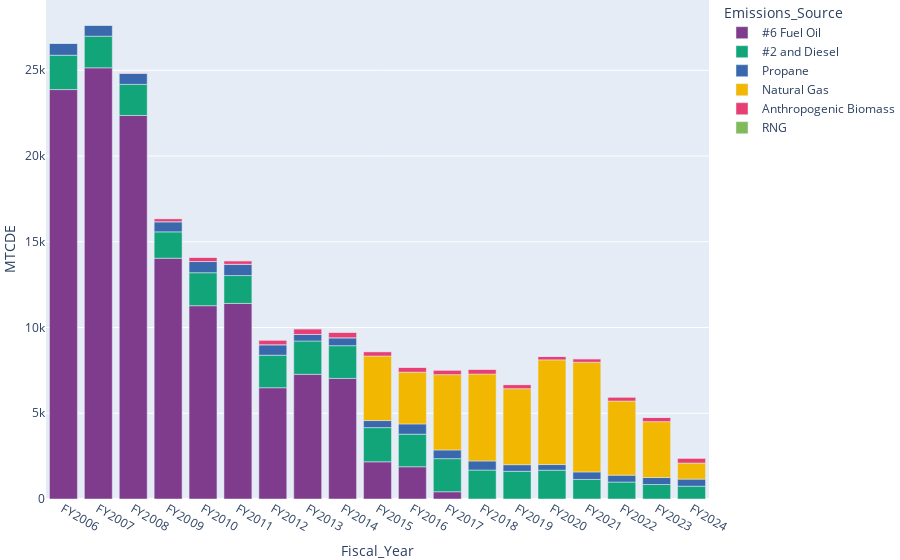

Notebook source saved alongside this figure:
### Code cell
fig= px.bar(scope1a, x= "Fiscal_Year",y="MTCDE", color= "Emissions_Source",color_discrete_sequence= px.colors.qualitative.Bold)
fig.update_layout(margin=dict(l=10, r=10, t=0, b=0))
fig.show()

### Figure 1 — Plotly figure (JSON) as saved in the notebook; plotly's stock layout.template omitted (floating-point values rounded to 4 significant figures)
{"data": [{"alignmentgroup": "True", "hovertemplate": "Emissions_Source=#6 Fuel Oil<br>Fiscal_Year=%{x}<br>MTCDE=%{y}<extra></extra>", "legendgroup": "#6 Fuel Oil", "marker": {"color": "rgb(127, 60, 141)", "pattern": {"shape": ""}}, "name": "#6 Fuel Oil", "offsetgroup": "#6 Fuel Oil", "orientation": "v", "showlegend": true, "textposition": "auto", "type": "bar", "x": ["FY2006", "FY2007", "FY2008", "FY2009", "FY2010", "FY2011", "FY2012", "FY2013", "FY2014", "FY2015", "FY2016", "FY2017", "FY2018", "FY2019", "FY2020", "FY2021", "FY2022", "FY2023", "FY2024"], "xaxis": "x", "y": [23876, 25145, 22366, 14041, 11272, 11405, 6489, 7272, 7032, 2169, 1880, 423, 0, 0, 0, 0, 0, 0, 0], "yaxis": "y"}, {"alignmentgroup": "True", "hovertemplate": "Emissions_Source=#2 and Diesel<br>Fiscal_Year=%{x}<br>MTCDE=%{y}<extra></extra>", "legendgroup": "#2 and Diesel", "marker": {"color": "rgb(17, 165, 121)", "pattern": {"shape": ""}}, "name": "#2 and Diesel", "offsetgroup": "#2 and Diesel", "orientation": "v", "showlegend": true, "textposition": "auto", "type": "bar", "x": ["FY2006", "FY2007", "FY2008", "FY2009", "FY2010", "FY2011", "FY2012", "FY2013", "FY2014", "FY2015", "FY2016", "FY2017", "FY2018", "FY2019", "FY2020", "FY2021", "FY2022", "FY2023", "FY2024"], "xaxis": "x", "y": [2003, 1844, 1813, 1538, 1923, 1625, 1896, 1942, 1908, 1993, 1900, 1929, 1688, 1613, 1679, 1142, 989, 846, 747], "yaxis": "y"}, {"alignmentgroup": "True", "hovertemplate": "Emissions_Source=Propane<br>Fiscal_Year=%{x}<br>MTCDE=%{y}<extra></extra>", "legendgroup": "Propane", "marker": {"color": "rgb(57, 105, 172)", "pattern": {"shape": ""}}, "name": "Propane", "offsetgroup": "Propane", "orientation": "v", "showlegend": true, "textposition": "auto", "type": "bar", "x": ["FY2006", "FY2007", "FY2008", "FY2009", "FY2010", "FY2011", "FY2012", "FY2013", "FY2014", "FY2015", "FY2016", "FY2017", "FY2018", "FY2019", "FY2020", "FY2021", "FY2022", "FY2023", "FY2024"], "xaxis": "x", "y": [712, 655, 643, 591, 653, 659, 611, 380, 463, 413, 599, 509, 531, 387, 330, 437, 402, 406, 413.7], "yaxis": "y"}, {"alignmentgroup": "True", "hovertemplate": "Emissions_Source=Natural Gas<br>Fiscal_Year=%{x}<br>MTCDE=%{y}<extra></extra>", "legendgroup": "Natural Gas", "marker": {"color": "rgb(242, 183, 1)", "pattern": {"shape": ""}}, "name": "Natural Gas", "offsetgroup": "Natural Gas", "orientation": "v", "showlegend": true, "textposition": "auto", "type": "bar", "x": ["FY2006", "FY2007", "FY2008", "FY2009", "FY2010", "FY2011", "FY2012", "FY2013", "FY2014", "FY2015", "FY2016", "FY2017", "FY2018", "FY2019", "FY2020", "FY2021", "FY2022", "FY2023", "FY2024"], "xaxis": "x", "y": [0, 0, 0, 0, 0, 0, 0, 0, 0, 3763, 3018, 4392, 5068, 4433, 6105, 6397, 4323, 3260, 935.6], "yaxis": "y"}, {"alignmentgroup": "True", "hovertemplate": "Emissions_Source=Anthropogenic Biomass<br>Fiscal_Year=%{x}<br>MTCDE=%{y}<extra></extra>", "legendgroup": "Anthropogenic Biomass", "marker": {"color": "rgb(231, 63, 116)", "pattern": {"shape": ""}}, "name": "Anthropogenic Biomass", "offsetgroup": "Anthropogenic Biomass", "orientation": "v", "showlegend": true, "textposition": "auto", "type": "bar", "x": ["FY2006", "FY2007", "FY2008", "FY2009", "FY2010", "FY2011", "FY2012", "FY2013", "FY2014", "FY2015", "FY2016", "FY2017", "FY2018", "FY2019", "FY2020", "FY2021", "FY2022", "FY2023", "FY2024"], "xaxis": "x", "y": [0, 0, 42, 181, 247, 207, 273, 333, 320, 255, 283, 267, 278, 239, 199, 202, 231, 243, 288.3], "yaxis": "y"}, {"alignmentgroup": "True", "hovertemplate": "Emissions_Source=RNG<br>Fiscal_Year=%{x}<br>MTCDE=%{y}<extra></extra>", "legendgroup": "RNG", "marker": {"color": "rgb(128, 186, 90)", "pattern": {"shape": ""}}, "name": "RNG", "offsetgroup": "RNG", "orientation": "v", "showlegend": true, "textposition": "auto", "type": "bar", "x": ["FY2006", "FY2007", "FY2008", "FY2009", "FY2010", "FY2011", "FY2012", "FY2013", "FY2014", "FY2015", "FY2016", "FY2017", "FY2018", "FY2019", "FY2020", "FY2021", "FY2022", "FY2023", "FY2024"], "xaxis": "x", "y": [0, 0, 0, 0, 0, 0, 0, 0, 0, 0, 0, 0, 0, 0, 0, 0, 0, 0, 0], "yaxis": "y"}], "layout": {"barmode": "relative", "legend": {"title": {"text": "Emissions_Source"}, "tracegroupgap": 0}, "margin": {"b": 0, "l": 10, "r": 10, "t": 0}, "xaxis": {"anchor": "y", "domain": [0, 1], "title": {"text": "Fiscal_Year"}}, "yaxis": {"anchor": "x", "domain": [0, 1], "title": {"text": "MTCDE"}}}}
